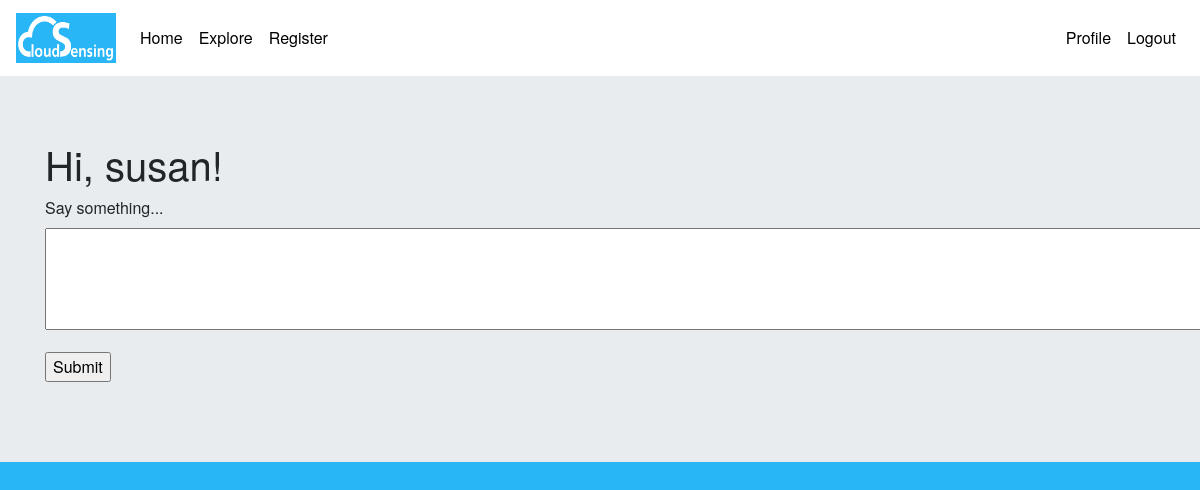
Before: /index (signed in) with the older database file.
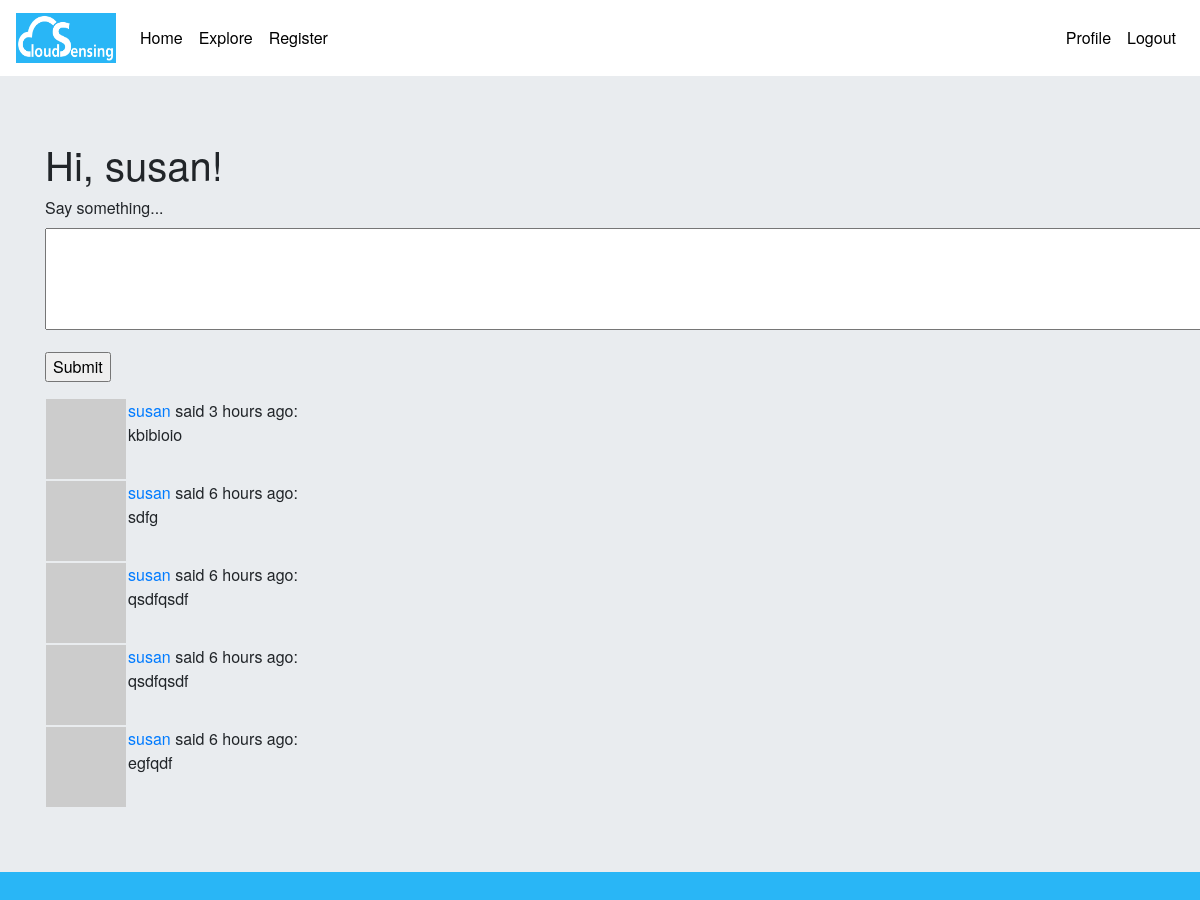
After: the same page with the newer database file.
### my_app/models.py (models this page shows, shortened)
class User(UserMixin, db.Model):
    id = db.Column(db.Integer, primary_key=True)
    username = db.Column(db.String(64), index=True, unique=True)
    email = db.Column(db.String(120), index=True, unique=True)
    password_hash = db.Column(db.String(128))
    posts = db.relationship('Post', backref='author', lazy='dynamic')
    about_me = db.Column(db.String(140))
    last_seen = db.Column(db.DateTime, default=datetime.utcnow)
    followed = db.relationship(
        'User', secondary=followers,
        primaryjoin=(followers.c.follower_id == id),
        secondaryjoin=(followers.c.followed_id == id),
        backref=db.backref('followers', lazy='dynamic'), lazy='dynamic')
    def avatar(self, size):
        digest = md5(self.email.lower().encode('utf-8')).hexdigest()
        return 'https://www.gravatar.com/avatar/{}?d=identicon&s={}'.format(
            digest, size)
    def followed_posts(self):
        followed = Post.query.join(
            followers, (followers.c.followed_id == Post.user_id)).filter(
                followers.c.follower_id == self.id)
        own = Post.query.filter_by(user_id=self.id)
        return followed.union(own).order_by(Post.timestamp.desc())

class Post(db.Model):
    id = db.Column(db.Integer, primary_key=True)
    body = db.Column(db.String(140))
    timestamp = db.Column(db.DateTime, index=True, default=datetime.utcnow)
    user_id = db.Column(db.Integer, db.ForeignKey('user.id'))

### my_app/routes.py (the view)
@app.route('/', methods=['GET', 'POST'])
@app.route('/index', methods=['GET', 'POST'])
@login_required
def index():
    form = PostForm()
    if form.validate_on_submit():
        post = Post(body=form.post.data, author=current_user)
        db.session.add(post)
        db.session.commit()
        flash('Your post is now live!')
        return redirect(url_for('index'))
    page = request.args.get('page', 1, type=int)
    posts = current_user.followed_posts().paginate(
        page, app.config['POSTS_PER_PAGE'], False)
    next_url = url_for('index', page=posts.next_num) \
        if posts.has_next else None
    prev_url = url_for('index', page=posts.prev_num) \
        if posts.has_prev else None
    return render_template('index.html', title='Home', form=form,
                           posts=posts.items, next_url=next_url,
                           prev_url=prev_url)

### my_app/forms.py
class PostForm(FlaskForm):
    post = TextAreaField('Say something...', validators=[DataRequired()])
    submit = SubmitField('Submit')

### my_app/models.py (called while the page is built)
@login.user_loader
def load_user(id):
    return User.query.get(int(id))

### my_app/routes.py (called while the page is built)
@app.before_request
def before_request():
    if current_user.is_authenticated:
        current_user.last_seen = datetime.utcnow()
        db.session.commit()

### my_app/templates/index.html (shortened to what this page needs)
{% extends "base.html" %}
{% block content %}
    <h1>Hi, {{ current_user.username }}!</h1>
    {% if form %}
    <form action="" method="post">
        <p>
            {{ form.post.label }}<br>
            {{ form.post(cols=128, rows=4) }}<br>
        </p>
        <p>{{ form.submit() }}</p>
    </form>
    {% endif %}
    {% for post in posts %}
       {% include '_post.html' %}
    {% endfor %}
{% endblock %}

### my_app/templates/base.html (shortened to what this page needs)
<!DOCTYPE html>
<html lang="en" dir="ltr">
<head>
    <link rel="stylesheet" href="https://maxcdn.bootstrapcdn.com/bootstrap/4.0.0/css/bootstrap.min.css"
>
    <link rel="stylesheet" href="{{ url_for('static', filename='css/main.css') }}">
</head>
<body>
    <nav id="Nav" class="navbar navbar-expand-lg navbar navbar-light" style="background-color: white;">
        <a class="navbar-brand" href="{{ url_for('index') }}">
      <img src="{{url_for('static', filename='logoCS1.png')}}" width="100" height="50" class="d-inline-block align-top" alt="logo">
    </a>
      <div class="<collapse navbar-collapse" id="navbarNavDropdown">
        <ul class="navbar-nav">
          <li class="nav-item active">
            <a class="nav-link" href="{{ url_for('index') }}">Home<span class="sr-only">(current)</span></a>
          </li>
          <li class="nav-item active">
            <a class="nav-link" href="{{ url_for('explore') }}">Explore</a>
          </li>
          <li class="nav-item">
            <a class="nav-link" href="{{ url_for('register') }}">Register</a>
          </li>
        </ul>
      </div>
      <span>
            {% if current_user.is_anonymous %}
                <a class="nav-link" href="{{ url_for('login') }}">Login</a>
            {% else %}
            <ul class="navbar-nav">
                <li class="nav-item">
                  <a class="nav-link" href="{{ url_for('user', username=current_user.username) }}">Profile</a>
                </li>
                <li class="nav-item">
                  <a class="nav-link" href="{{ url_for('logout') }}">Logout</a>
                </li>
            </ul>
            {% endif %}
      </span>
    </nav>
    <div class="jumbotron jumbotron-fluid">
       <div class="container">
           {% block content %} {% endblock %}
       </div>
    </div>
</body>
</html>

### my_app/templates/_post.html
<table>
   <tr valign="top">
       <td><img src="{{ post.author.avatar(36) }}"></td>
       <td><a href="{{ url_for('user', username=post.author.username) }}">{{ post.author.username }}
       </a>
       said {{ moment(post.timestamp).fromNow() }}:
       <br>
       {{ post.body }}</td>
   </tr>
</table>

### my_app/static/CSS/main.css (style rules this page uses)
body { background-color: #29B6F6; margin: 0; padding: 0; font-family: "Helvetica Neue", Helvetica, Arial, sans-serif; color: border-left: ; }
#Nav a { color: black; }

Changed rows visible on the page:
added Post: author.username "susan", timestamp "3 hours ago", body "kbibioio"
added Post: author.username "susan", timestamp "6 hours ago", body "sdfg"
added Post: author.username "susan", timestamp "6 hours ago", body "qsdfqsdf"
added Post: author.username "susan", timestamp "6 hours ago", body "qsdfqsdf"
added Post: author.username "susan", timestamp "6 hours ago", body "egfqdf"
